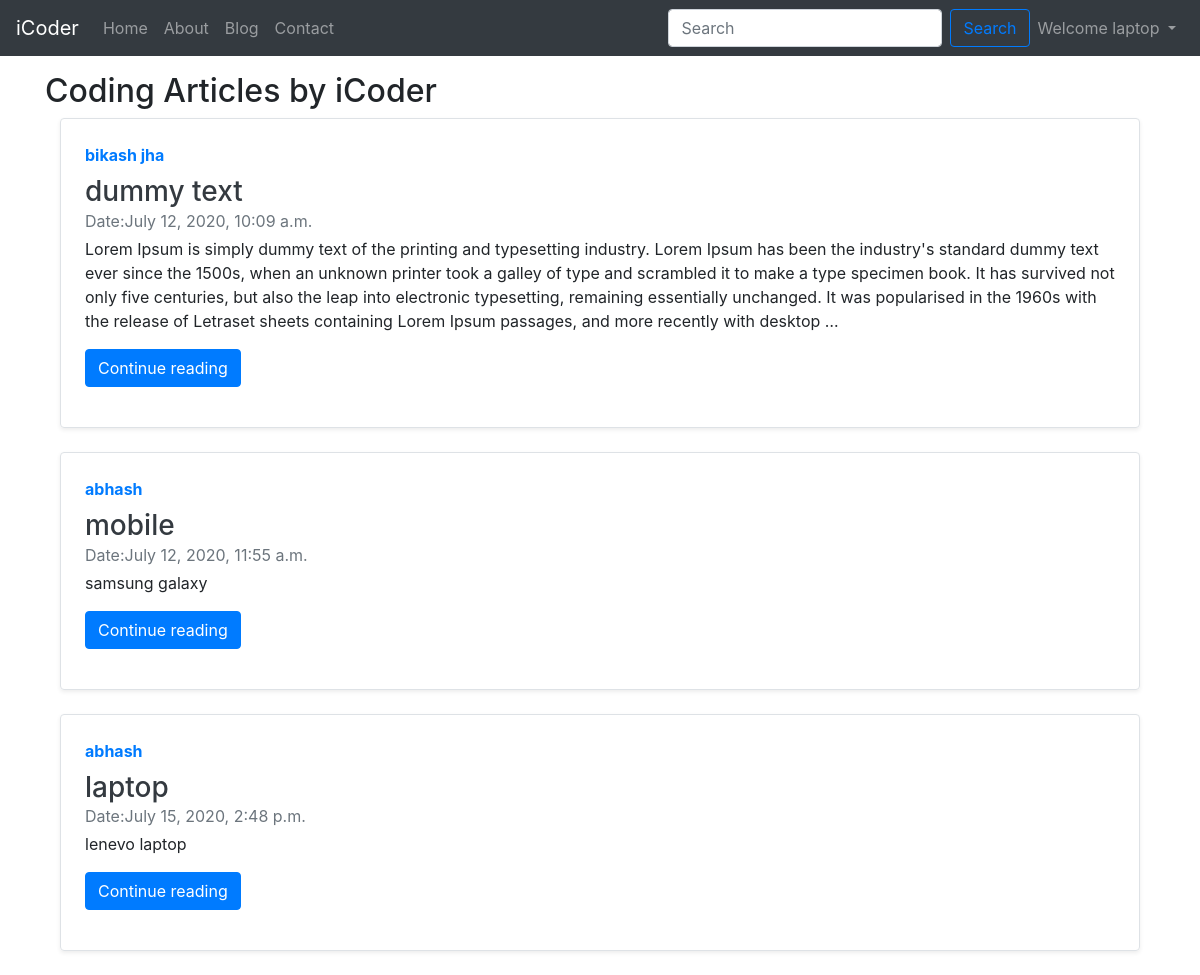
The page /blog/ (signed in) on the database its author committed.
### blog/models.py (models this page shows, shortened)
class Post(models.Model):
    sno=models.AutoField(primary_key=True)
    title=models.CharField(max_length=200)
    content=models.TextField()
    author=models.CharField(max_length=200)
    slug=models.CharField(max_length=200)
    timeStamp=models.DateTimeField(blank=True)

### blog/views.py (the view)
# urls.py: path('',views.blogHome,name='bloghome'),
def blogHome(request):
    allPosts= Post.objects.all()
    return render (request,'blog/blogHome.html',{'allPosts':allPosts})

### templates/blog/blogHome.html (shortened to what this page needs)
{% extends 'base.html' %}
{% block body %}
<div class="container my-3">
    <h2>Coding Articles by iCoder</h2>
 <div class="col-md-12">
 {% for post in allPosts %}
      <div class="row no-gutters border rounded overflow-hidden flex-md-row mb-4 shadow-sm h-md-250 position-relative my-2">
        <div class="col p-4 d-flex flex-column position-static">
          <strong class="d-inline-block mb-2 text-primary">{{post.author}}</strong>
          <h3 class="mb-0"> <a  class ="text-dark" href="/blog/{{post.slug}}">{{post.title}}</a></h3>
          <div class="mb-1 text-muted">Date:{{post.timeStamp}}</div>
          <p class="card-text mb-auto">{{post.content |truncatechars:500}}</p>
          <div class="my-3">
           <a href="/blog/{{post.slug}}" role="button" class="btn btn-primary">Continue reading</a>
            </div>
         </div>
      </div>
         {% endfor %}
  </div>
</div>
{% endblock body %}

### templates/base.html (shortened to what this page needs)
<!DOCTYPE html>
<html lang="en">
  <head>
    <link
      rel="stylesheet"
      href="https://stackpath.bootstrapcdn.com/bootstrap/4.5.0/css/bootstrap.min.css"
    />
  </head>
  <body>
    <nav class="navbar navbar-expand-lg navbar-dark bg-dark">
      <a class="navbar-brand" href="/">iCoder</a>
      <div class="collapse navbar-collapse" id="navbarSupportedContent">
        <ul class="navbar-nav mr-auto">
          <li class="nav-item {% block homeactive %} {% endblock homeactive %}">
            <a class="nav-link" href="/"
              >Home <span class="sr-only">(current)</span></a
            >
          </li>
          <li
            class="nav-item {% block aboutactive %} {% endblock aboutactive %}"
          >
            <a class="nav-link" href="/about">About</a>
          </li>
          <li class="nav-item {% block blogactive %} {% endblock blogactive %}">
            <a class="nav-link" href="/blog">Blog</a>
          </li>
          <li
            class="nav-item {% block contactactive %} {% endblock contactactive %}"
          >
            <a class="nav-link" href="/contact">Contact</a>
          </li>
        </ul>
        <form action="/search" method="get" class="form-inline my-2 my-lg-0">
          <input
            class="form-control mr-sm-2"
            type="search"
            placeholder="Search"
            aria-label="Search"
            name="query"
            id="query"
          />
          <button class="btn btn-outline-primary my-2 my-sm-0" type="submit">
            Search
          </button>
          {% if user.is_authenticated %}
          <ul class="navbar-nav mr-auto">
            <li class="nav-item dropdown">
              <a
                class="nav-link dropdown-toggle"
                href="#"
                id="navbarDropdown"
                role="button"
                data-toggle="dropdown"
                aria-haspopup="true"
                aria-expanded="false"
              >
                Welcome {{request.user}}
              </a>
            </li>
          </ul>
          {% endif %}
        </form>
      </div>
    </nav>
    {% block body %} {% endblock body %}
  </body>
</html>

### rows shown on the page
Post: author "bikash jha", title "dummy text", timeStamp "July 12, 2020, 10:09 a.m.", content "Lorem Ipsum is simply dummy text of the printing and typesetting industry. Lorem Ipsum has been the industry's standard dummy text ever since the 1500s, when an unknown printer took a galley of type and scrambled it to make a type specimen book. It has survived not only five centuries, but also the leap into electronic typesetting, remaining essentially unchanged. It was popularised in the 1960s with the release of Letraset sheets containing Lorem Ipsum passages, and more recently with desktop …"
Post: author "abhash", title "mobile", timeStamp "July 12, 2020, 11:55 a.m.", content "samsung galaxy"
Post: author "abhash", title "laptop", timeStamp "July 15, 2020, 2:48 p.m.", content "lenevo laptop"

### other values the page prints
{{ request.user }} "laptop"
